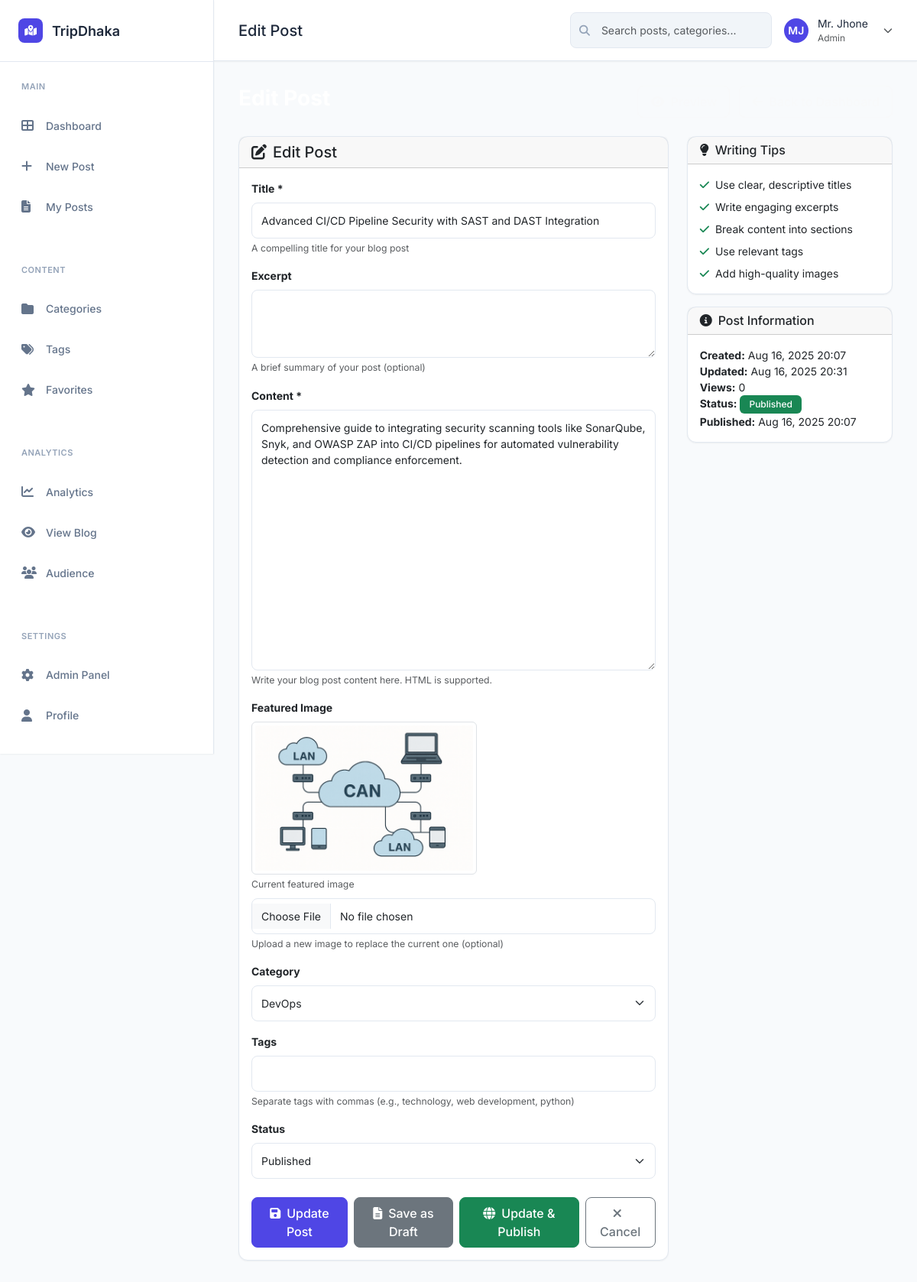
Page /edit/6/ (signed in) on the committed database.
### blog/models.py (models this page shows, shortened)
class Post(models.Model):
    STATUS_CHOICES = [
        ('draft', 'Draft'),
        ('published', 'Published'),
    ]
    title = models.CharField(max_length=200)
    slug = models.SlugField(max_length=200, unique=True, blank=True)
    author = models.ForeignKey(User, on_delete=models.CASCADE, related_name='blog_posts')
    category = models.ForeignKey(Category, on_delete=models.SET_NULL, null=True, blank=True, related_name='posts')
    tags = models.ManyToManyField(Tag, blank=True, related_name='posts')
    excerpt = models.TextField(max_length=300, blank=True, help_text='Brief description of the post')
    content = models.TextField()
    featured_image = models.ImageField(upload_to='blog_images/', blank=True, null=True)
    status = models.CharField(max_length=10, choices=STATUS_CHOICES, default='draft')
    created_at = models.DateTimeField(auto_now_add=True)
    updated_at = models.DateTimeField(auto_now=True)
    published_at = models.DateTimeField(null=True, blank=True)
    views = models.PositiveIntegerField(default=0)
    class Meta:
        ordering = ['-created_at']
        indexes = [
            models.Index(fields=['-created_at']),
            models.Index(fields=['status']),
            models.Index(fields=['slug']),
        ]

class Category(models.Model):
    name = models.CharField(max_length=100, unique=True)
    slug = models.SlugField(max_length=100, unique=True, blank=True)
    description = models.TextField(blank=True)
    created_at = models.DateTimeField(auto_now_add=True)
    class Meta:
        verbose_name_plural = 'Categories'
        ordering = ['name']

### blog/views.py (the view, shortened to what this page needs)
# urls.py: path('edit/<int:post_id>/', views.edit_post, name='edit_post'),
@login_required
def edit_post(request, post_id):
    post = get_object_or_404(Post, id=post_id)
    categories = Category.objects.all()
    tags = Tag.objects.all()
    context = {
        'post': post,
        'categories': categories,
        'tags': tags,
    }
    return render(request, 'blog/edit_post.html', context)

### blog/templates/blog/edit_post.html (shortened to what this page needs)
{% extends 'blog/base.html' %}
{% block page_title %}Edit Post{% endblock %}
{% block content %}
<div class="d-flex justify-content-between align-items-center mb-4">
    <h1 class="h3 text-white fw-bold">Edit Post</h1>
    <div>
        <a href="{% url 'blog:preview_post' post.id %}" class="btn btn-outline-light me-2">
            <i class="fas fa-eye me-2"></i>Preview
        </a>
        <a href="{% url 'blog:dashboard' %}" class="btn btn-outline-light">
            <i class="fas fa-arrow-left me-2"></i>Back to Dashboard
        </a>
    </div>
</div>
<div class="row">
    <div class="col-lg-8">
        <div class="card">
            <div class="card-header">
                <h5 class="mb-0"><i class="fas fa-edit me-2"></i>Edit Post</h5>
            </div>
            <div class="card-body">
                <form method="post" enctype="multipart/form-data" id="editPostForm">
                    <div class="mb-3">
                        <label for="title" class="form-label fw-bold">Title *</label>
                        <input type="text" class="form-control" id="title" name="title"
                               value="{{ post.title }}" required maxlength="200">
                        <div class="form-text">A compelling title for your blog post</div>
                    </div>
                    <div class="mb-3">
                        <label for="excerpt" class="form-label fw-bold">Excerpt</label>
                        <textarea class="form-control" id="excerpt" name="excerpt" rows="3"
                                  maxlength="500">{{ post.excerpt }}</textarea>
                        <div class="form-text">A brief summary of your post (optional)</div>
                    </div>
                    <div class="mb-3">
                        <label for="content" class="form-label fw-bold">Content *</label>
                        <textarea class="form-control" id="content" name="content" rows="15"
                                  required>{{ post.content }}</textarea>
                        <div class="form-text">Write your blog post content here. HTML is supported.</div>
                    </div>
                    <div class="mb-3">
                        <label for="featured_image" class="form-label fw-bold">Featured Image</label>
                        {% if post.featured_image %}
                            <div class="mb-2">
                                <img src="{{ post.featured_image.url }}" alt="Current featured image"
                                     class="img-thumbnail" style="max-height: 200px;">
                                <div class="form-text">Current featured image</div>
                            </div>
                        {% endif %}
                        <input type="file" class="form-control" id="featured_image" name="featured_image"
                               accept="image/*">
                        <div class="form-text">Upload a new image to replace the current one (optional)</div>
                    </div>
                    <div class="mb-3">
                        <label for="category" class="form-label fw-bold">Category</label>
                        <select class="form-select" id="category" name="category">
                            {% for category in categories %}
                                <option value="{{ category.id }}"
                                        {% if post.category.id == category.id %}selected{% endif %}>
                                    {{ category.name }}
                                </option>
                            {% endfor %}
                        </select>
                    </div>
                    <div class="mb-3">
                        <label for="tags" class="form-label fw-bold">Tags</label>
                        <input type="text" class="form-control" id="tags" name="tags"
                               value="{% for tag in post.tags.all %}{{ tag.name }}{% if not forloop.last %}, {% endif %}{% endfor %}">
                        <div class="form-text">Separate tags with commas (e.g., technology, web development, python)</div>
                    </div>
                    <div class="mb-4">
                        <label for="status" class="form-label fw-bold">Status</label>
                        <select class="form-select" id="status" name="status">
                            <option value="published" {% if post.status == 'published' %}selected{% endif %}>Published</option>
                        </select>
                    </div>
                    <div class="d-flex gap-2">
                        <button type="submit" class="btn btn-primary">
                            <i class="fas fa-save me-2"></i>Update Post
                        </button>
                        <button type="button" class="btn btn-secondary" onclick="saveDraft()">
                            <i class="fas fa-file-alt me-2"></i>Save as Draft
                        </button>
                        <button type="button" class="btn btn-success" onclick="publishPost()">
                            <i class="fas fa-globe me-2"></i>Update & Publish
                        </button>
                        <a href="{% url 'blog:dashboard' %}" class="btn btn-outline-secondary">
                            <i class="fas fa-times me-2"></i>Cancel
                        </a>
                    </div>
                </form>
            </div>
        </div>
    </div>
    <div class="col-lg-4">
        <div class="card">
            <div class="card-header">
                <h6 class="mb-0"><i class="fas fa-lightbulb me-2"></i>Writing Tips</h6>
            </div>
            <div class="card-body">
                <ul class="list-unstyled mb-0">
                    <li class="mb-2"><i class="fas fa-check text-success me-2"></i>Use clear, descriptive titles</li>
                    <li class="mb-2"><i class="fas fa-check text-success me-2"></i>Write engaging excerpts</li>
                    <li class="mb-2"><i class="fas fa-check text-success me-2"></i>Break content into sections</li>
                    <li class="mb-2"><i class="fas fa-check text-success me-2"></i>Use relevant tags</li>
                    <li class="mb-0"><i class="fas fa-check text-success me-2"></i>Add high-quality images</li>
                </ul>
            </div>
        </div>
        <div class="card mt-3">
            <div class="card-header">
                <h6 class="mb-0"><i class="fas fa-info-circle me-2"></i>Post Information</h6>
            </div>
            <div class="card-body">
                <ul class="list-unstyled mb-0">
                    <li><strong>Created:</strong> {{ post.created_at|date:"M d, Y H:i" }}</li>
                    <li><strong>Updated:</strong> {{ post.updated_at|date:"M d, Y H:i" }}</li>
                    <li><strong>Views:</strong> {{ post.views }}</li>
                    <li><strong>Status:</strong>
                        {% if post.status == 'published' %}
                            <span class="badge bg-success">Published</span>
                        {% else %}
                            <span class="badge bg-warning">Draft</span>
                        {% endif %}
                    </li>
                    {% if post.published_at %}
                    <li><strong>Published:</strong> {{ post.published_at|date:"M d, Y H:i" }}</li>
                    {% endif %}
                </ul>
            </div>
        </div>
    </div>
</div>
{% endblock %}

### blog/templates/blog/base.html (style rules this page uses)
:root { --primary-color: #4F46E5; --primary-light: #6366F1; --secondary-color: #64748B; --success-color: #10B981; --warning-color: #F59E0B; --danger-color: #EF4444; --bg-primary: #F8FAFC; --bg-secondary: #F1F5F9; --bg-card: #FFFFFF; --text-primary: #1E293B; --text-secondary: #64748B; --text-muted: #94A3B8; --border-color: #E2E8F0; --shadow-sm: 0 1px 2px 0 rgba(0, 0, 0, 0.05); --shadow-md: 0 4px 6px -1px rgba(0, 0, 0, 0.1); --shadow-lg: 0 10px 15px -3px rgba(0, 0, 0, 0.1); }
* { margin: 0; padding: 0; box-sizing: border-box; }
body { background: var(--bg-primary); color: var(--text-primary); font-family: 'Inter', -apple-system, BlinkMacSystemFont, sans-serif; font-size: 14px; line-height: 1.5; }
.card { background: var(--bg-card); border: 1px solid var(--border-color); border-radius: 12px; box-shadow: var(--shadow-sm); transition: all 0.3s ease; }
.btn { border-radius: 8px; font-weight: 500; padding: 0.5rem 1rem; transition: all 0.2s ease; }
.btn-primary { background: var(--primary-color); border-color: var(--primary-color); }
.form-control, .form-select { border: 1px solid var(--border-color); border-radius: 8px; padding: 0.75rem; font-size: 14px; }
.badge { font-weight: 500; padding: 0.375rem 0.75rem; border-radius: 6px; font-size: 12px; }

### rows in the picture
Post: title "Advanced CI/CD Pipeline Security with SAST and DAST Integration", content "Comprehensive guide to integrating security scanning tools like SonarQube, Snyk, and OWASP ZAP into CI/CD pipelines for automated vulnerability detection and compliance enforcement.", featured_image (picture), category "DevOps", status "Published", created_at "Aug 16, 2025 20:07", updated_at "Aug 16, 2025 20:31", views "0", published_at "Aug 16, 2025 20:07"
